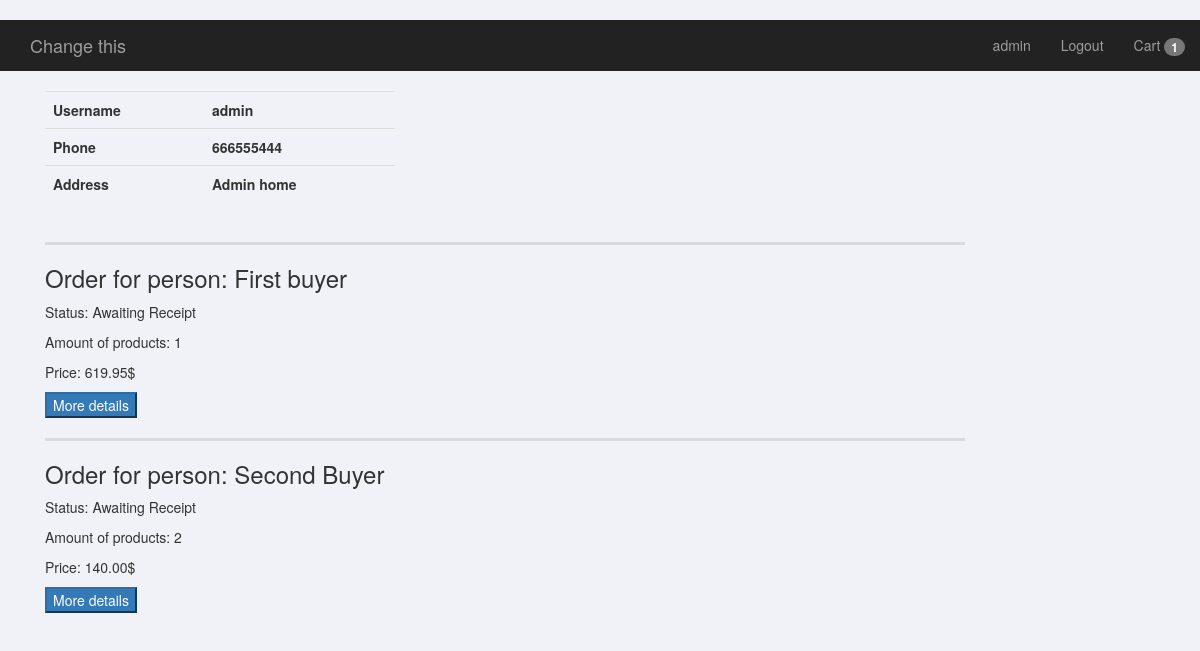
The page /user-profile/ (signed in) on the database its author committed.
### mainapp/models.py (models this page shows, shortened)
class Cart(models.Model):
    final_price = models.DecimalField(null=True, blank=True, max_digits=100, decimal_places=2,
                                      verbose_name='Final price')
    final_amount = models.IntegerField(null=True, blank=True,
                                       verbose_name='Total amount')
    owner = models.ForeignKey(Customer, on_delete=models.CASCADE, verbose_name='Owner')
    products = models.ManyToManyField('CartProduct', blank=True)
    ordered = models.BooleanField(default=False)

class Customer(models.Model):
    user = models.OneToOneField(User, on_delete=models.CASCADE)
    phone = models.IntegerField(verbose_name='Phone number', null=True)
    address = models.CharField(max_length=255, verbose_name='Address', null=True)

class Order(models.Model):
    STATUS_CHOICES = (
        ('new', 'Awaiting Receipt'),
        ('confirmed', 'Confirmed'),
        ('delivered', 'Delivered')
    )
    user = models.ForeignKey(Customer, on_delete=models.CASCADE)
    cart = models.ForeignKey(Cart, on_delete=models.CASCADE)
    first_name = models.CharField(max_length=50)
    address = models.CharField(max_length=100)
    phone = models.IntegerField()
    created = models.DateTimeField(auto_created=True, auto_now=True)
    status = models.CharField(max_length=50, choices=STATUS_CHOICES, default='new')
    def get_absolute_url(self):
        return reverse('order_view', kwargs={'order_id': self.id})

### mainapp/views.py (the view)
# urls.py: path('user-profile/', UserProfile.as_view(), name='user_profile'),
class UserProfile(GetCurtMixin, View):
    def get(self, request):
        customer = Customer.objects.get(user=request.user)
        orders = Order.objects.filter(user=customer)
        context = {
                'cart': self.cart,
                'orders': orders,
                }
        return render(request, 'user_profile.html', context)

### mainapp/mixins.py (called while the page is built)
    def dispatch(self, request, *args, **kwargs):
        if request.user.is_authenticated:
            customer = Customer.objects.get(user=request.user)
            cart = Cart.objects.filter(owner=customer, ordered=False).first()
            if not cart:
                cart = Cart.objects.create(owner=customer)
            self.cart = cart
        else:
            self.cart = None
        return super().dispatch(request, *args, **kwargs)

### mainapp/templates/user_profile.html
{% extends 'base.html' %}
{% block content %}
<div class='col-md-4'>
    <table class="table">
        <tr>
            <th>Username</th>
            <th>{{ user.username }}</th>
        </tr>
        <tr>
            <th>Phone</th>
            <th>{{ user.customer.phone }}</th>
        </tr>
        <tr>
            <th>Address</th>
            <th>{{ user.customer.address }}</th>
        </tr>
    </table>
</div>
<br>
<div class='col-md-10'>
    {% for order in orders %}
        <hr style='border-top: 3px solid rgba(0, 0, 0, 0.1);'>
        <h3>Order for person: {{order.first_name}}</h3>
        <p>Status: {{order.get_status_display}}</p>
        <p>Amount of products: {{order.cart.final_amount}}</p>
        <p>Price: {{order.cart.final_price}}$</p>
        <p><a href='{{ order.get_absolute_url }}'><button class='button btn-primary'>More details</button></a></p>
    {% endfor %}
</div>
{% endblock %}

### mainapp/templates/base.html (shortened to what this page needs)
<!DOCTYPE html>
{% load static %}
<html lang="en">
<head>
    <link href="{% static 'bootstrap.min.css' %}" rel="stylesheet">
    <link href="{% static 'for_index.css' %}" rel="stylesheet">
</head>
<body>
    <nav class="navbar-static-top  navbar-inverse mb-2">
        <div class="container-fluid">
        <div class="navbar-header">
            <a class="navbar-brand" href="{% url 'index' %}">Change this</a>
        </div>
        <div>
            <ul class="nav navbar-nav navbar-right">
            {% if user.is_authenticated %}
            <li><a href='{% url "user_profile" %}'>{{ user.username }}</a></li>
                <li><a href='{% url 'logout' %}'>Logout</a></li>
                <li><a href='{% url "cart_detail" %}'>
                    Cart <span class='badge'>{{ cart.final_amount }}</span>
                </a></li>
            {% else %}
                <li><a href='{% url "login" %}'>Log in</a></li>
                <li><a href='{% url "registration" %}'>Sign in</a></li>
            {% endif %}
            </ul>
        </div>
        </div>
    </nav>
    <br>
    <div class="container bootdey">
        {% block content %}
        {% endblock %}
    </div>
</body>
</html>

### mainapp/static/for_index.css (style rules this page uses)
body { margin-top:20px; background:#f1f2f7; }

### rows shown on the page
Cart: final_amount "1"
Order: first_name "First buyer", status "Awaiting Receipt", cart.final_amount "1", cart.final_price "619.95"
Order: first_name "Second Buyer", status "Awaiting Receipt", cart.final_amount "2", cart.final_price "140.00"

### other values the page prints
{{ user.username }} "admin"
{{ user.customer.phone }} "666555444"
{{ user.customer.address }} "Admin home"
